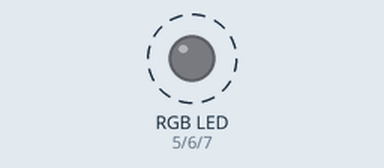
Simulated run of this sketch. Board: Arduino Uno, built with avr-gcc and run on an emulated ATmega328P. On the bench: an RGB LED mixed from three pins (HIGH = lit). Dashed ring = blinking.

Above: at 0.1 s.
Timing chart, 0 to 40.0 s (numbered marks = the images above):
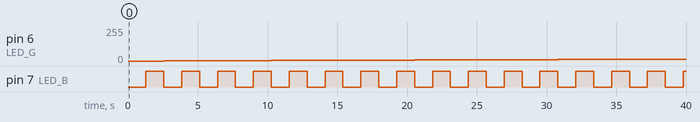

Measured:
- by itself, pin 6 (LED_G): moves from 0/255 to 15/255 over 36.0 s
- by itself, pin 7 (LED_B): alternates HIGH for 1.3 s and LOW for 1.3 s

The sketch:

led-rgb2.ino
```cpp
 int LED_R = 5;
 int LED_G = 6;
 int LED_B = 7;

 void setup() {
  // put your setup code here, to run once:
  pinMode(LED_R, OUTPUT);
  pinMode(LED_G, OUTPUT);
  pinMode(LED_B, OUTPUT);
}


void loop() {
  for (int i = 0; i <= 255; i++) {
    for (int j = 0; j <= 255; j++) {
      for (int k = 0; k <= 255; k++) {
        Change_Color(i, j,  k);
        delay(10);
      }
    }
  }
}


void Change_Color(int r, int g, int b)
{
  analogWrite(LED_R, r);
  analogWrite(LED_G, g);
  analogWrite(LED_B, b);
}
```
